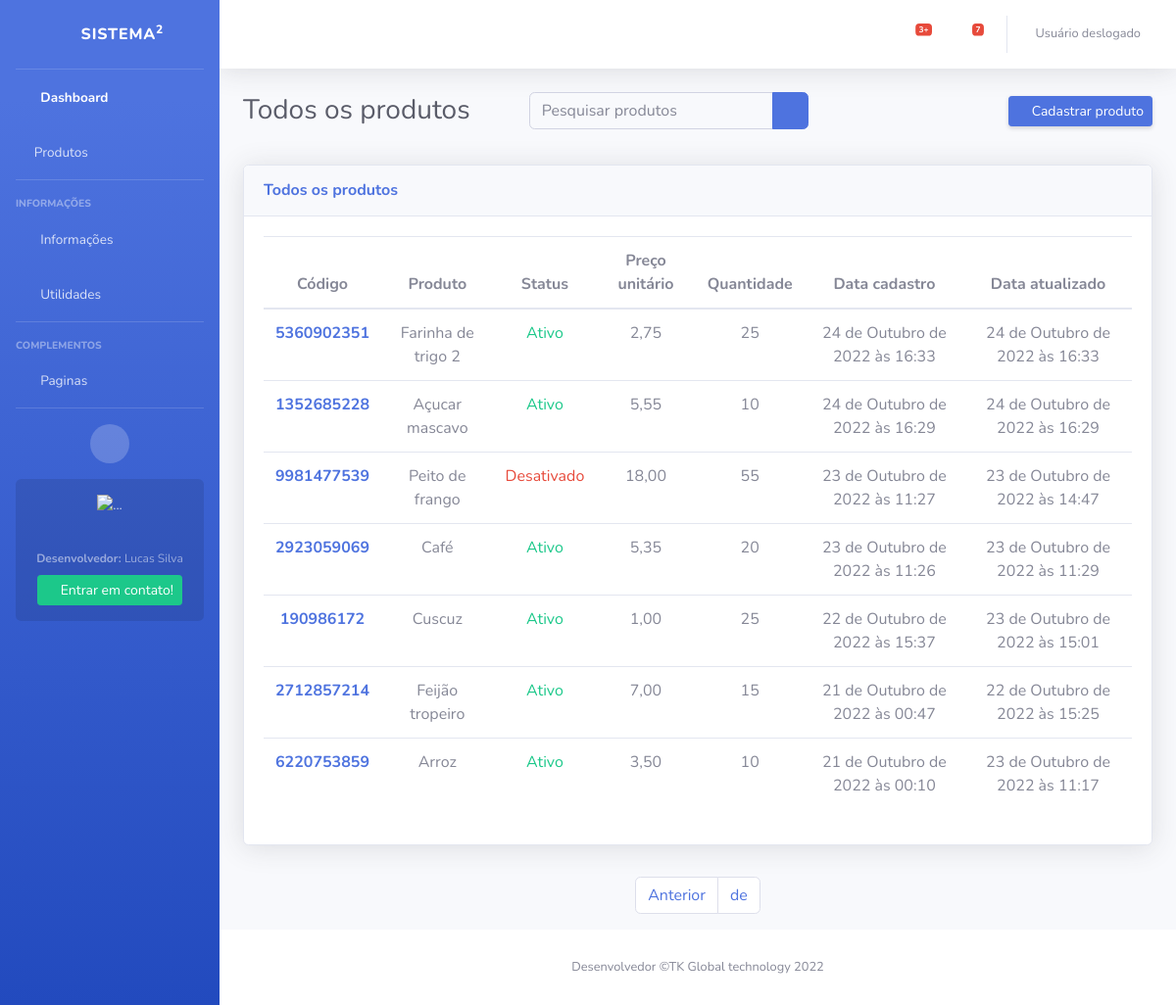
Page /produtos/todos/ on the earlier database version.
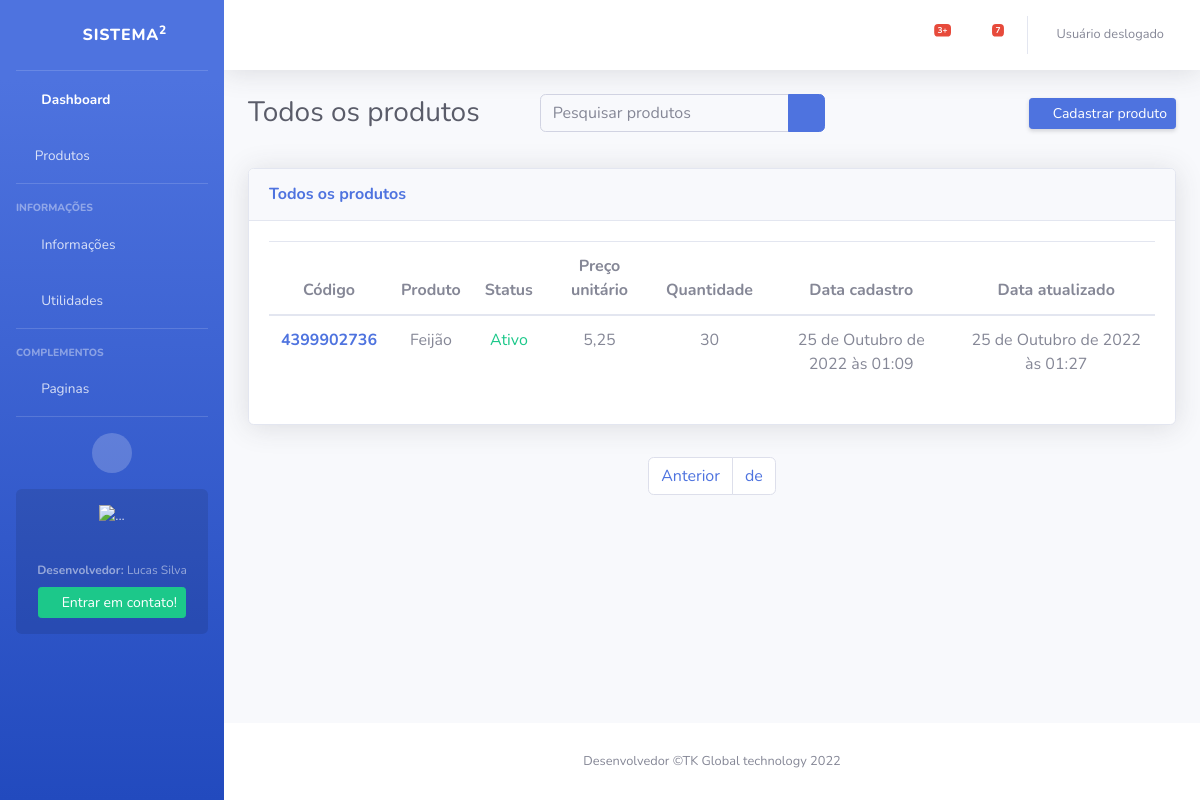
Same page on the later database version.
### apps/products/models/products.py (models this page shows, shortened)
class Products(models.Model):
    code = models.IntegerField(default=gerar_id, editable=False)
    created_by = models.ForeignKey(User, on_delete=models.CASCADE)
    name = models.CharField(max_length=50)
    value = models.DecimalField(max_digits=9, decimal_places=2)
    quantity = models.IntegerField(default=1, null=True, blank=True)
    status = models.BooleanField(default=True)
    image = models.ImageField(upload_to=upload_to, default='image.jpg', null=True, blank=True)
    date_create = models.DateTimeField(auto_now_add=True)
    date_update = models.DateTimeField(auto_now=True)
    """Aqui servirá para mostrar apenas produtos do usuario"""
    class Meta:
        db_table = 'products'
        verbose_name = 'Produto'
        verbose_name_plural = 'Produtos'
        ordering = ('-date_create',)

### apps/products/views/products.py (the view, shortened to what this page needs)
# urls.py: path('todos/', AllProductsView.as_view(), name='all-products'),
class AllProductsView(ListView):
    template_name = 'all-products.html'
    model = Products
    def get_queryset(self):
        return Products.objects.all()
    def get(self, request, *args, **kwargs):
        self.object_list = self.get_queryset()
        allow_empty = self.get_allow_empty()
        producs = Products.objects.all().order_by('-date_create')
        queryset = request.GET.get('q')
        print(queryset)
        paginator = Paginator(producs, 10)
        page = self.request.GET.get('page')
        posts = paginator.get_page(page)
        context = dict()
        context['producs'] = posts
        return self.render_to_response(context)

### apps/products/templates/all-products.html (shortened to what the changed rows need)
{% extends 'base.html' %}
{% load static %}
{% block body %}
<div class="container-fluid">
    <div class="d-sm-flex align-items-center justify-content-between mb-4">
        <h1 class="h3 mb-0 text-gray-800">Todos os produtos</h1>
    </div>
        <section class="py-2">
              <div class="row">
                <div class="col-xl-12 col-lg-12">
                    <div class="card shadow mb-4">
                        <div class="card-body">
                            <div class="table-responsive-sm">
                                <table class="table table-hover">
                                    <thead>
                                      <tr  class="text-center">
                                        <th scope="col">Código</th>
                                        <th scope="col">Produto</th>
                                        <th scope="col">Status</th>
                                        <th scope="col">Preço unitário</th>
                                        <th scope="col">Quantidade</th>
                                        <th scope="col">Data cadastro</th>
                                        <th scope="col">Data atualizado</th>
                                      </tr>
                                    </thead>
                                    <tbody>
                                        {% for product in producs %}
                                        <tr class="text-center">
                                            <th scope="row"><a href="{% url 'product-edit' product.pk  %}">{{product.code}}</a></th>
                                            <td>{{product.name}}</td>
                                            <td>
                                                {% if product.status == True  %}
                                                    <span class="text-success">Ativo</span>
                                                {% else %}
                                                <span class="text-danger">Desativado</span>
                                                {% endif %}
                                            </td>
                                            <td>{{product.value}}</td>
                                            <td>{{product.quantity}}</td>
                                            <td>{{product.date_create}}</td>
                                            <td>{{product.date_update}}</td>
                                        </tr>
                                        {% endfor %}
                                    </table>
                            </div>
                        </div>
                    </div>
                </div>
            </div>
    </section>
</div>
{% endblock body %}

Differences in the rows shown:
removed Products: code "5360902351", name "Farinha de trigo 2", status "Ativo", value "2,75", quantity "25", date_create "24 de Outubro de 2022 às 16:33", date_update "24 de Outubro de 2022 às 16:33"
removed Products: code "1352685228", name "Açucar mascavo", status "Ativo", value "5,55", quantity "10", date_create "24 de Outubro de 2022 às 16:29", date_update "24 de Outubro de 2022 às 16:29"
removed Products: code "9981477539", name "Peito de frango", status "Desativado", value "18,00", quantity "55", date_create "23 de Outubro de 2022 às 11:27", date_update "23 de Outubro de 2022 às 14:47"
removed Products: code "2923059069", name "Café", status "Ativo", value "5,35", quantity "20", date_create "23 de Outubro de 2022 às 11:26", date_update "23 de Outubro de 2022 às 11:29"
removed Products: code "190986172", name "Cuscuz", status "Ativo", value "1,00", quantity "25", date_create "22 de Outubro de 2022 às 15:37", date_update "23 de Outubro de 2022 às 15:01"
removed Products: code "2712857214", name "Feijão tropeiro", status "Ativo", value "7,00", quantity "15", date_create "21 de Outubro de 2022 às 00:47", date_update "22 de Outubro de 2022 às 15:25"
removed Products: code "6220753859", name "Arroz", status "Ativo", value "3,50", quantity "10", date_create "21 de Outubro de 2022 às 00:10", date_update "23 de Outubro de 2022 às 11:17"
added Products: code "4399902736", name "Feijão", status "Ativo", value "5,25", quantity "30", date_create "25 de Outubro de 2022 às 01:09", date_update "25 de Outubro de 2022 às 01:27"
